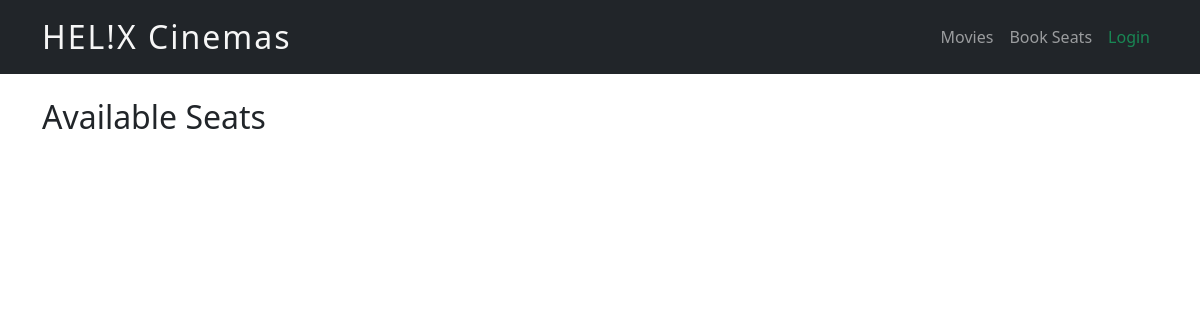
Page /bookings/seats/ on the earlier database version.
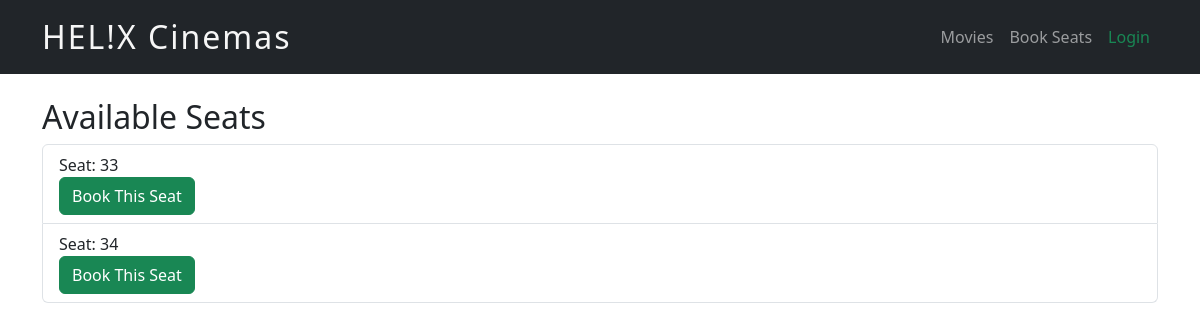
Same page on the later database version.
### bookings/models.py (models this page shows, shortened)
class Seat(models.Model):
    seat_number = models.CharField(max_length=10, unique=True)
    is_booked = models.BooleanField(default=False)

### bookings/views.py (the view, shortened to what this page needs)
# urls.py: path('seats/', views.seat_booking, name='seat_booking'),
def seat_booking(request):
    seats = Seat.objects.filter(is_booked=False)
    return render(request, 'bookings/seat_booking.html', {'seats': seats})

### bookings/templates/bookings/seat_booking.html (shortened to what this page needs)
{% extends 'bookings/base.html' %}
{% block content %}
    <h2>Available Seats</h2>
    <ul class="list-group">
        {% for seat in seats %}
            <li class="list-group-item">
                <span>Seat: {{ seat.seat_number }}</span>
                <form method="POST" action="/proxy/8000/bookings/seats/">
                    <button type="submit" class="btn btn-success">Book This Seat</button>
                </form>
            </li>
        {% endfor %}
    </ul>
{% endblock %}

Differences in the rows shown:
added Seat: seat_number "33"
added Seat: seat_number "34"
